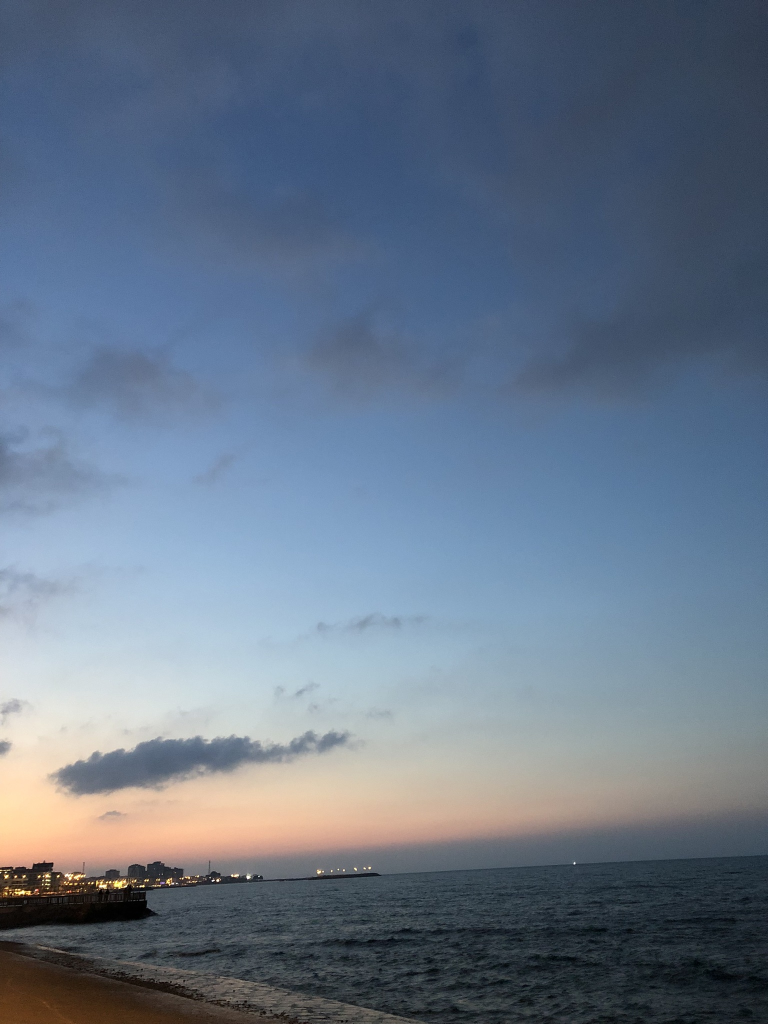
#> input picture sahil.JPEG, 1536 x 2048 px (shown at 1/2 size)
$ python ders4.py
#> lines starting #> are read from the running program, lines starting #| are printed output that depends on the picture
import cv2

'''RENK UZAYI VE DÖNÜŞÜMLERİ'''

img = cv2.imread("sahil.JPEG",0)
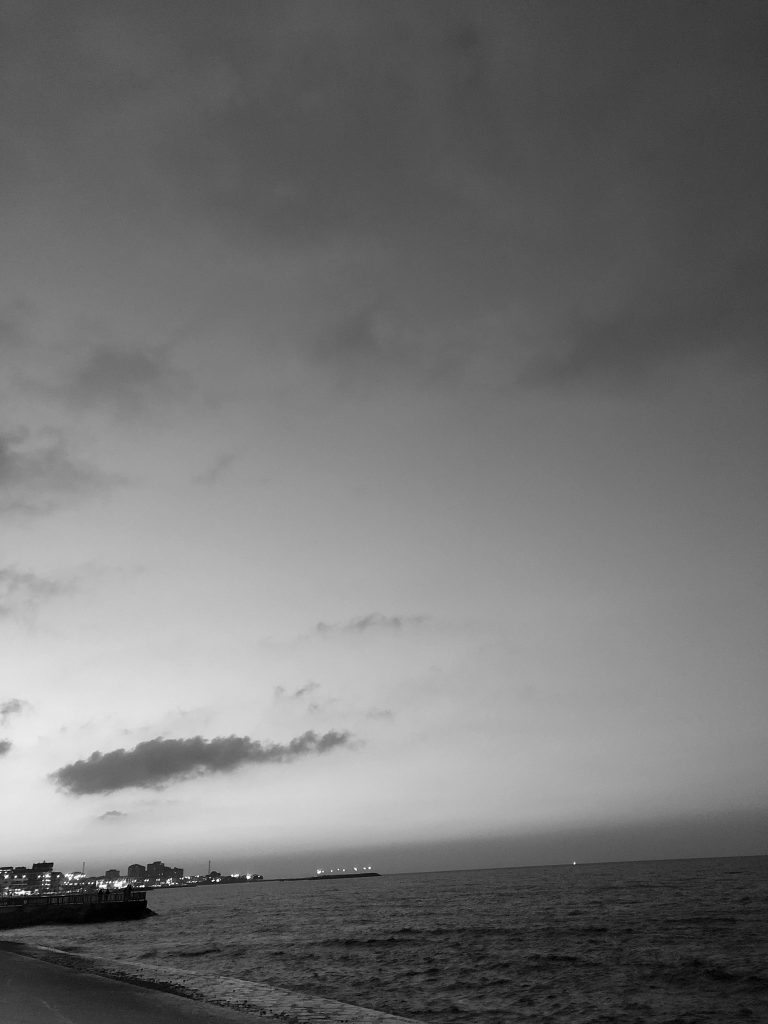
#> img: shape (2048, 1536) (shown at 1/2 size); min 0, max 255, mean 115.4
img = cv2.resize(img, (500, 750)) #Boyutlandırma  # dsize = (sütun, satır)
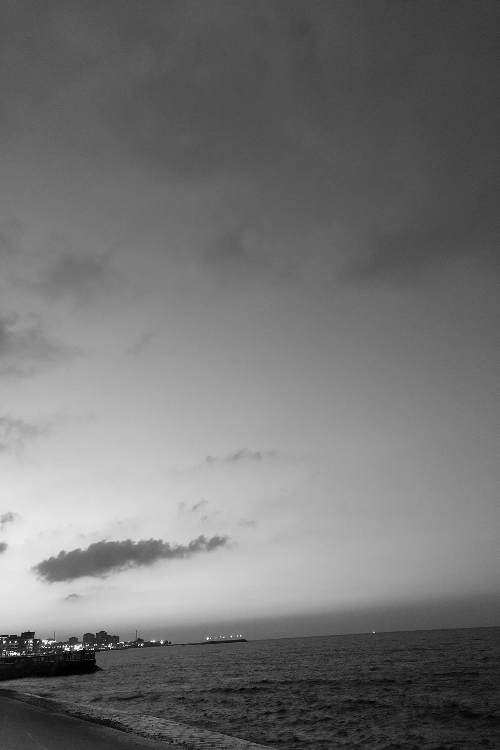
#> img: shape (750, 500); min 0, max 255, mean 115.3
cv2.imshow('Orijinal',img)


'''CIE'''
'''
Avusturya, Viyana'da 1913 yılında kurulan CIE Uluslararası Aydınlatma Komisyonu (International Commission on Illumination)
-genellikle Fransızca ismi olan 'Commission internationale de l'éclairage' adının ilk harfleri CIE şeklinde kullanılır-
ışık, aydınlatma, renk ve renk uzayları konusunda uluslararası tek otoritedir.

CIE 1931 renk uzayları;
elektromanyetik görünür spektrumda, fiziksel saf renkler (dalgaboyları) ile insan renk görüşünde fiziksel algılanan renkler arasında tanımlanmış ilk sayısal oluşumdur.
'''


'''HSV RENK UZAYI : Hue, Saturation ve Value'''
# [8 lines of commented-out code are left out]


'''DİĞER RENK UZAYLARI'''
# xyz_img = cv2.cvtColor(img,cv2.COLOR_RGB2XYZ) #Diğer bütün renk evrenlerinin temel yapısını oluşturan modeldir.
# lab_img = cv2.cvtColor(img,cv2.COLOR_RGB2LAB) #LAB dijital ortam için renklere bir dil vermek adına geliştirilen uluslararası bir standart türüdür. L aydınlık (Lightness) A ile B ise renk bileşenlerini temsil eder.
# ycbcr_img = cv2.cvtColor(img,cv2.COLOR_RGB2YCrCb)
# X = xyz_img[:,:,1]
# Y = xyz_img[:,1,:]
# Z = xyz_img[1,:,:]
# L = lab_img[:,:,1]
# A = lab_img[:,1,:]
# B = lab_img[1,:,:]

# cv2.imshow("xyz",xyz_img)
# cv2.imshow("lab",lab_img)
# cv2.imshow("ycbcr",ycbcr_img)
# cv2.imshow("X",X)
# cv2.imshow("Y",Y)
# cv2.imshow("Z",Z)
# cv2.imshow("l",L)
# cv2.imshow("A",A)
# cv2.imshow("B",B)


## -----------
# COLOR_RGB2HLS
# COLOR_RGB2YUV
# YIQ Renk Uzayı
# [[Y],
#  [I],
#  [Q]] = [[0.299, 0.587, 0.114],
#          [0.596, -0.274, -0.322],
#          [0.211, -0.523, 0.312]] * [[R],
#                                     [G],
#                                     [B]]
# [[R],
#  [G],
#  [B]] = [[1, 0.956, 0.621],
#          [1, -0.272, -0.647],
#          [1, -1.106, 1.703]] * [[Y],
#                                 [I],
#                                 [Q]]
# COLORMAP


cv2.waitKey(0)

$ run again, with cimen.JPEG copied over sahil.JPEG
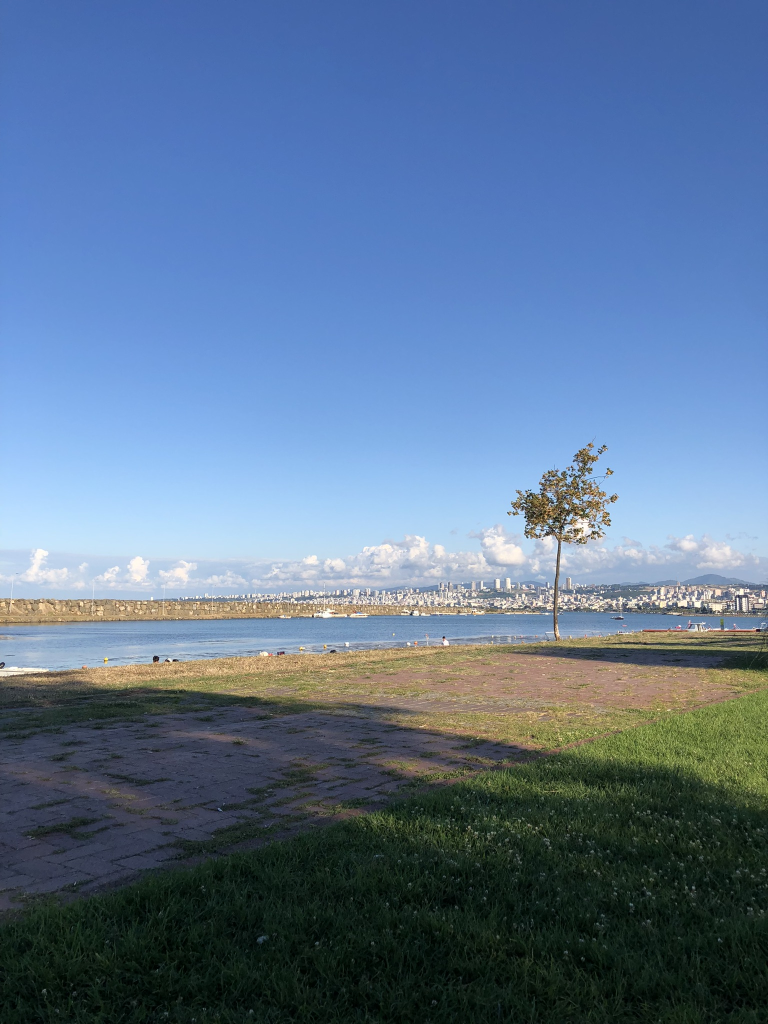
#> input picture cimen.JPEG, 1536 x 2048 px (shown at 1/2 size)
#> `img = cv2.imread("sahil.JPEG",0)`:
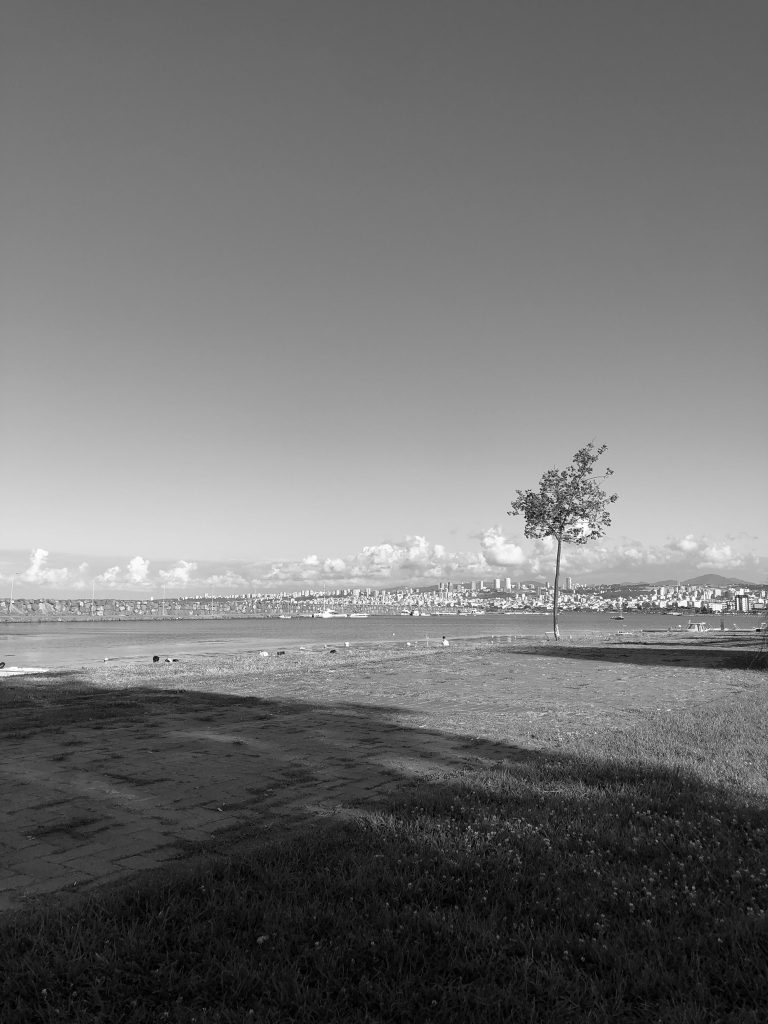
#> img: shape (2048, 1536) (shown at 1/2 size); min 0, max 255, mean 112.7
#> `img = cv2.resize(img, (500, 750))`:
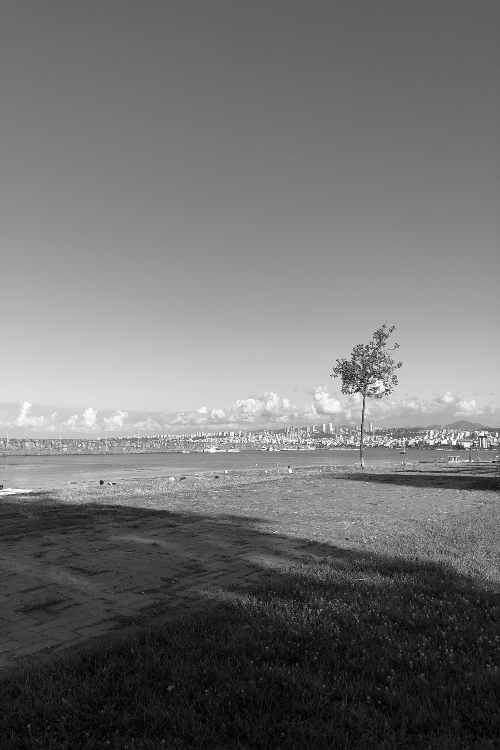
#> img: shape (750, 500); min 0, max 255, mean 112.6

$ run again, with t-a.JPEG copied over sahil.JPEG
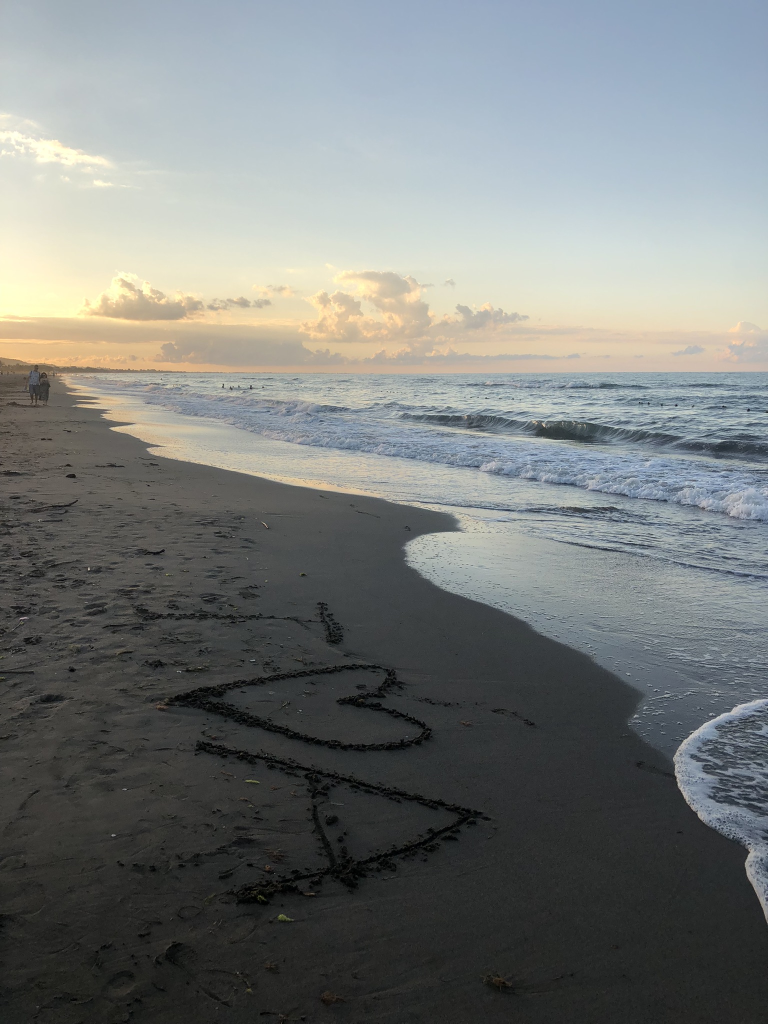
#> input picture t-a.JPEG, 1536 x 2048 px (shown at 1/2 size)
#> `img = cv2.imread("sahil.JPEG",0)`:
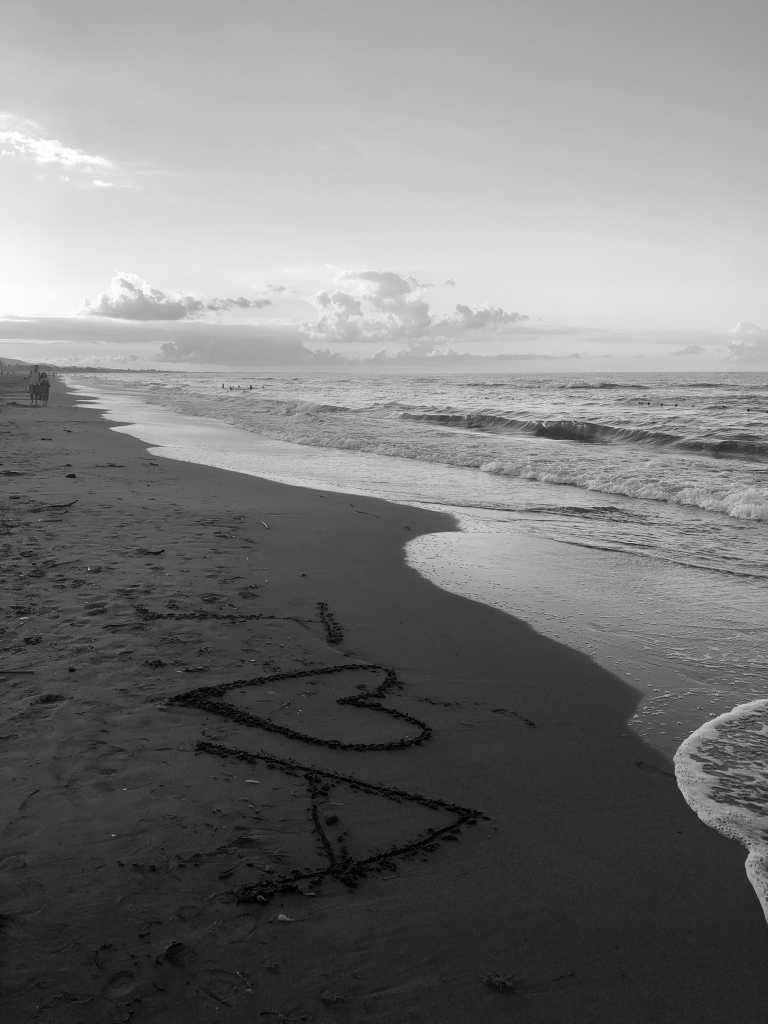
#> img: shape (2048, 1536) (shown at 1/2 size); min 0, max 255, mean 122.5
#> `img = cv2.resize(img, (500, 750))`:
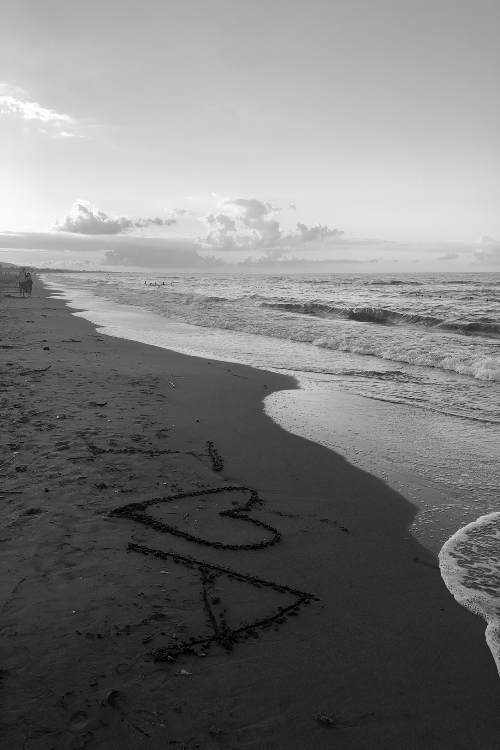
#> img: shape (750, 500); min 0, max 255, mean 122.4

$ run again, with yatLimani.JPEG copied over sahil.JPEG
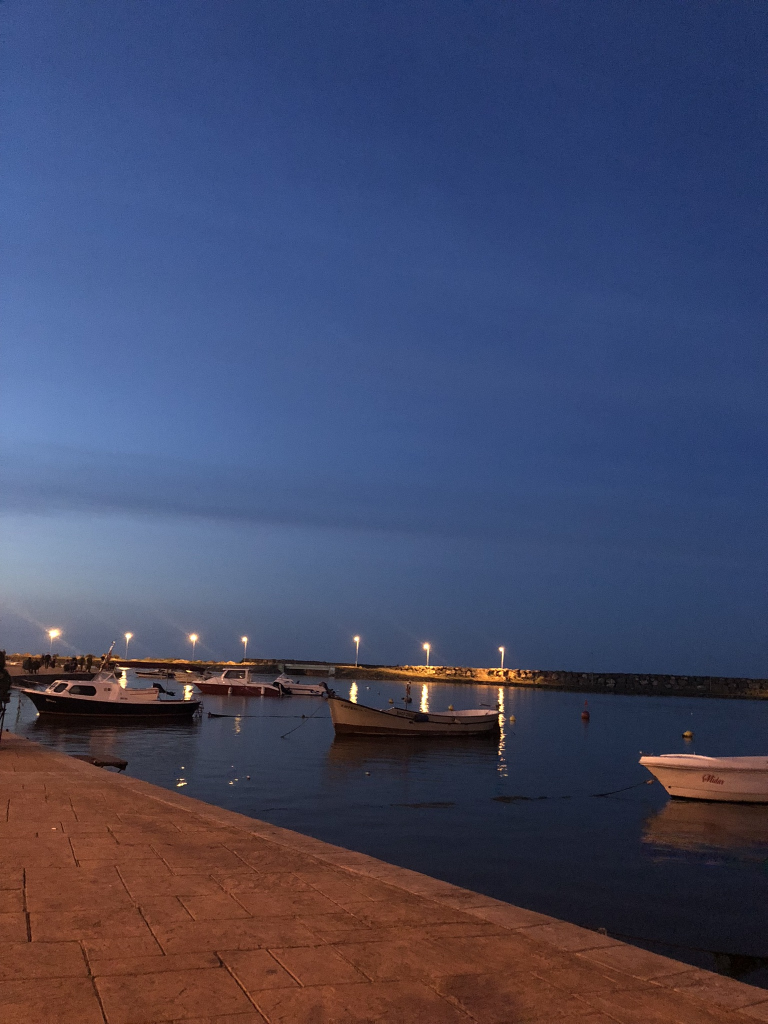
#> input picture yatLimani.JPEG, 1536 x 2048 px (shown at 1/2 size)
#> `img = cv2.imread("sahil.JPEG",0)`:
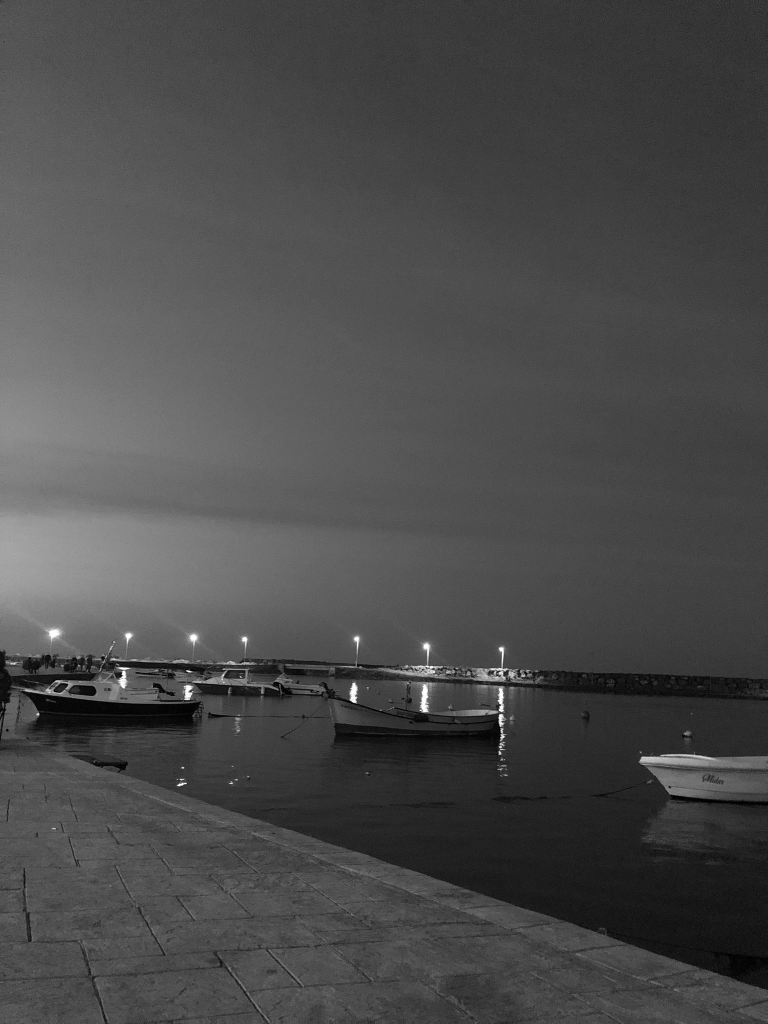
#> img: shape (2048, 1536) (shown at 1/2 size); min 0, max 255, mean 74.3
#> `img = cv2.resize(img, (500, 750))`:
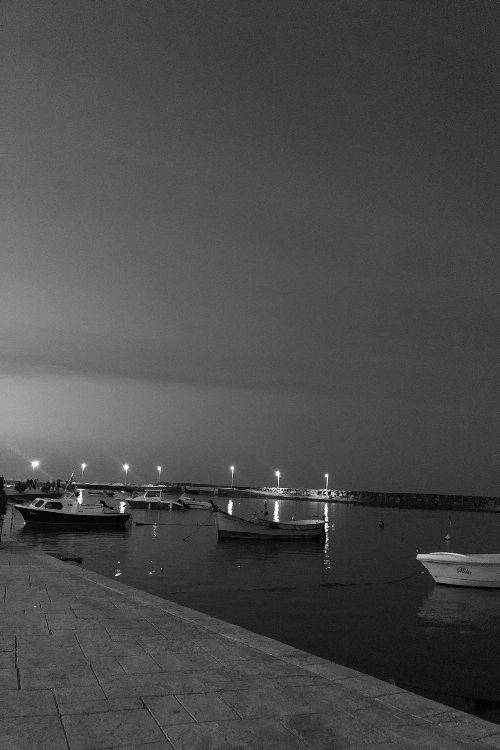
#> img: shape (750, 500); min 0, max 255, mean 74.2
